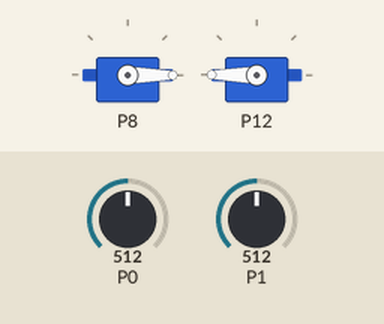
Simulated run of this program. Board: BBC micro:bit (MakeCode). Shown: 2 × servo. Inputs (shaded band) come from the test bench; at power-on: P1 = 512, P0 = 512 (analog values on the 0–1023 scale).

Above: at 0.7 s.
1.3 s: P1 set to 306
At 2.2 s:
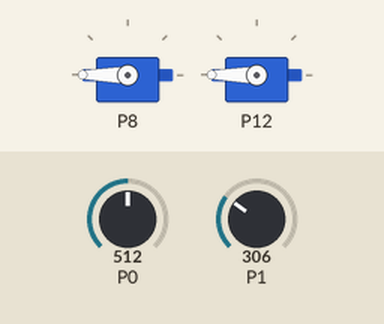
5.6 s: P1 set to 511
At 6.4 s:
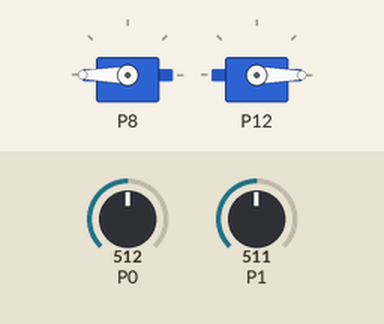
9.1 s: P1 set to 122
At 9.5 s:
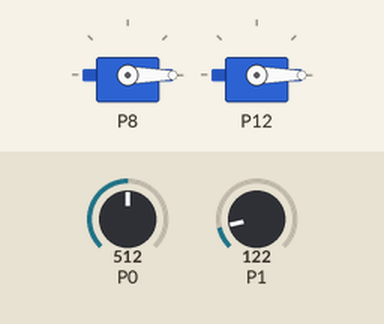
Timing chart, 0 to 18.6 s (numbered marks = the images above; inputs shaded):
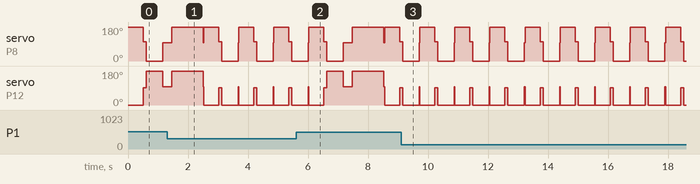

Measured:
- by itself, servo on P8: repeats every 1.2 s: 96° 0.02 s, 180° 0.50 s, 101° 0.10 s, 0° 0.55 s
- by itself, servo on P12: repeats every 1.2 s: 96° 0.02 s, 0° 0.50 s, 91° 0.10 s, 0° 0.55 s

The program:

main.ts
```typescript
function 左回転 () {
    pins.servoWritePin(AnalogPin.P8, 0)
    pins.servoWritePin(AnalogPin.P12, 0)
    停止()
}
function 反転 () {
    pins.servoWritePin(AnalogPin.P8, 180)
    pins.servoWritePin(AnalogPin.P12, 180)
    basic.pause(1050)
    pins.servoWritePin(AnalogPin.P8, 左停止値)
    pins.servoWritePin(AnalogPin.P12, 右停止値)
}
function 後進 () {
    pins.servoWritePin(AnalogPin.P8, 0)
    pins.servoWritePin(AnalogPin.P12, 180)
    停止()
    basic.pause(200)
}
function 前進 () {
    pins.servoWritePin(AnalogPin.P8, 180)
    pins.servoWritePin(AnalogPin.P12, 0)
    basic.pause(500)
    pins.servoWritePin(AnalogPin.P8, 左停止値 + 5)
    pins.servoWritePin(AnalogPin.P12, 右停止値 - 5)
    basic.pause(100)
}
function 右回転 () {
    pins.servoWritePin(AnalogPin.P8, 180)
    pins.servoWritePin(AnalogPin.P12, 180)
    停止()
}
function 停止 () {
    basic.pause(550)
    pins.servoWritePin(AnalogPin.P8, 左停止値)
    pins.servoWritePin(AnalogPin.P12, 右停止値)
}
function _ () {

}
let 左距離 = 0
let 右距離 = 0
let 右停止値 = 0
let 左停止値 = 0
左停止値 = 96
右停止値 = 96
let 境界値 = 470
basic.forever(function () {
    前進()
    右距離 = pins.analogReadPin(AnalogPin.P0)
    左距離 = pins.analogReadPin(AnalogPin.P1)
    if (左距離 > 境界値 && 右距離 > 境界値) {
        後進()
        basic.pause(100)
        反転()
    } else if (左距離 > 境界値) {
        右回転()
    } else {
        if (右距離 > 境界値) {
            左回転()
        }
    }
})
```

test.ts
```typescript
// テストはここに来ます。このパッケージが拡張機能として使用されるときにはコンパイルされません。
```
